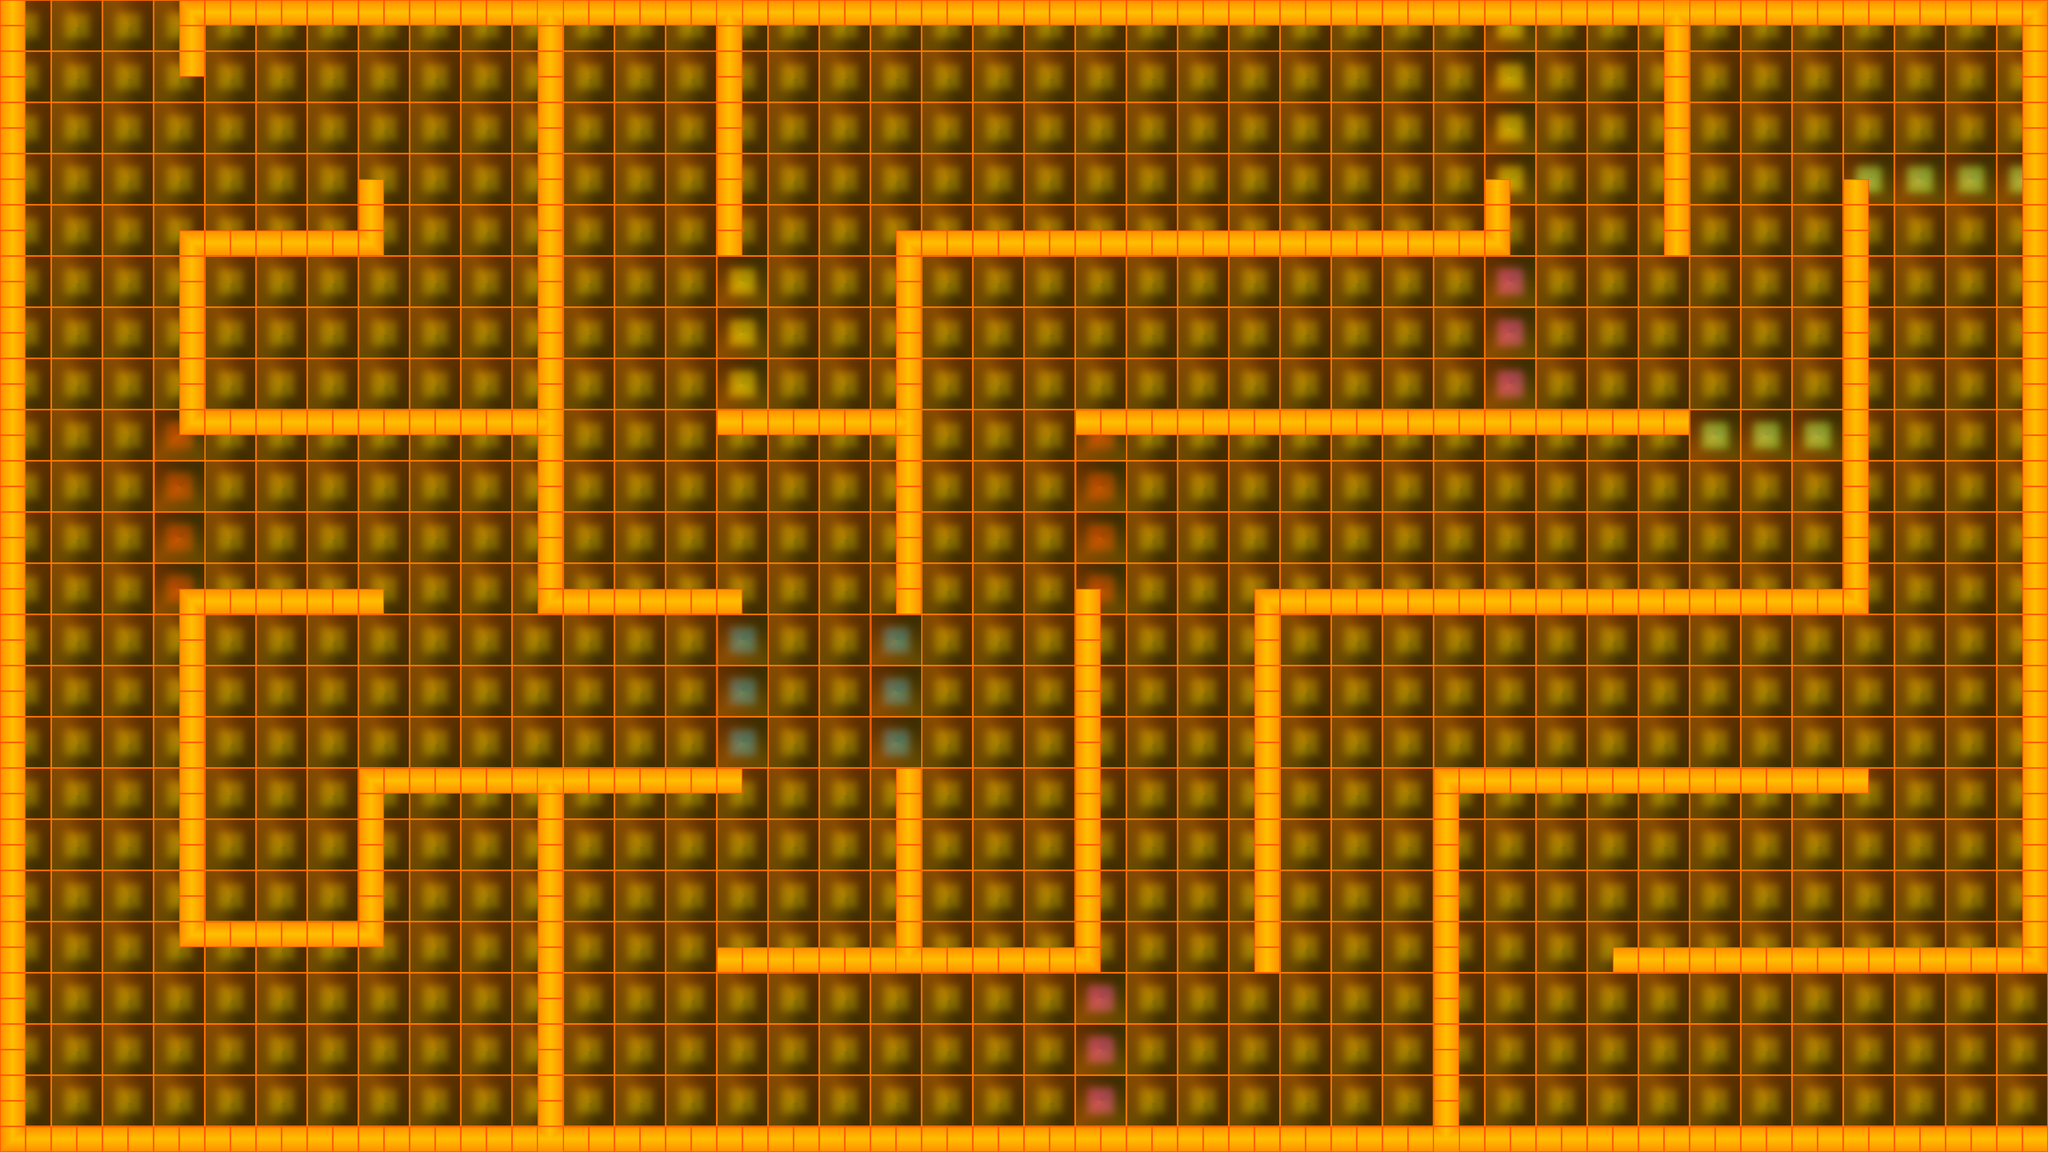

Tiled map render using the project's own tile images. Description and the map definition, with tile-layer contents summarised, below:
An orthogonal 80x45 tile map with 64x64 px tiles, 1 tile layer (background) and 63 objects (3x blue, 3x pink, 3x red, 3x green, 3x orange, ...).

<map version="1.0" orientation="orthogonal" renderorder="right-down" width="80" height="45" tilewidth="64" tileheight="64" nextobjectid="78">
 <tileset firstgid="1" name="oranges" tilewidth="64" tileheight="64">
  <image source="oranges.png" width="384" height="384" />
 </tileset>
 <layer name="background" width="80" height="45">
  <data>[3600 cells, 3600 non-empty, 33 distinct tile ids]</data>
 </layer>
 <objectgroup name="collisions">
  <object id="3" x="446.925" y="5.32907e-15" width="64.8114" height="194.419" />
  <object id="5" x="-6.57462" y="-6.57462" width="65.7462" height="2886.26" />
  <object id="7" x="446.925" y="571.992" width="64.2449" height="514.96" />
  <object id="9" x="507.395" y="1.14924" width="4602.24" height="59.1716" />
  <object id="10" x="512.395" y="572.567" width="447.074" height="72.3208" />
  <object id="11" x="894.298" y="448.649" width="65.7462" height="131.492" />
  <object id="12" x="493.671" y="1020.64" width="913.872" height="65.7462" />
  <object id="13" x="1343.8" y="59.1716" width="63.8867" height="1475.53" />
  <object id="14" x="1794.87" y="59.1716" width="65.7462" height="585.141" />
  <object id="15" x="3711.09" y="449.5" width="63.7508" height="190.843" />
  <object id="16" x="4158.16" y="59.1716" width="65.1359" height="577.13" />
  <object id="17" x="2239.95" y="578.567" width="63.1624" height="958.897" />
  <object id="18" x="2685.6" y="1475.29" width="65.7462" height="959.895" />
  <object id="19" x="3134.67" y="1471.29" width="65.7462" height="959.635" />
  <object id="20" x="4606.38" y="447.074" width="64.8992" height="1091.6" />
  <object id="21" x="447.074" y="1470.86" width="65.7462" height="897.226" />
  <object id="22" x="5049.46" y="53.597" width="65.7462" height="2373.44" />
  <object id="23" x="893.723" y="1918.79" width="66.2912" height="449.025" />
  <object id="24" x="1343.37" y="1982.54" width="65.2924" height="842.958" />
  <object id="25" x="2237.95" y="1919.51" width="64.4715" height="459.536" />
  <object id="26" x="1794.87" y="1026.22" width="453.649" height="65.7462" />
  <object id="27" x="2303.69" y="576.567" width="1408.37" height="64.1601" />
  <object id="28" x="2689.02" y="1019.07" width="1538.46" height="72.3208" />
  <object id="29" x="3200.56" y="1471.86" width="1408.74" height="66.9394" />
  <object id="30" x="511.472" y="1471.29" width="446.123" height="65.2924" />
  <object id="31" x="512.395" y="2302.69" width="381.328" height="65.2812" />
  <object id="32" x="959.779" y="1918.95" width="894.149" height="65.2924" />
  <object id="33" x="1407.54" y="1472.14" width="444.717" height="65.7462" />
  <object id="34" x="1794.87" y="2369.01" width="900.723" height="65.7462" />
  <object id="35" x="3585.74" y="1919.79" width="1091.39" height="72.3208" />
  <object id="36" x="3585.74" y="1988.83" width="72.3208" height="821.828" />
  <object id="37" x="4036.39" y="2364.86" width="1005.92" height="65.7462" />
  <object id="38" x="46.0224" y="2807.36" width="5069.03" height="72.3208" />
  <object id="40" name="dummy" x="4996.71" y="2445.76" width="118.343" height="355.03" />
  <object id="41" name="newlevel" x="63.0811" y="0.696861" width="391.989" height="125.867" />
 </objectgroup>
 <objectgroup name="hero">
  <object id="42" x="4868.18" y="2547.04" width="150" height="150" />
 </objectgroup>
 <objectgroup name="buttons">
  <object id="43" name="blue" x="2315.42" y="651.462" width="160" height="160" />
  <object id="44" name="pink" x="3988.24" y="72.3323" width="160" height="160" />
  <object id="45" name="red" x="1867.63" y="69.3323" width="160" height="160" />
  <object id="46" name="green" x="3216.56" y="1544.76" width="160" height="160" />
  <object id="47" name="orange" x="1422.69" y="2643.77" width="160" height="160" />
 </objectgroup>
 <objectgroup name="doors">
  <object id="48" name="red" x="443.765" y="1079.44" width="68.8847" height="396.89" />
  <object id="51" name="orange" x="1792.72" y="650.888" width="71.1916" height="375.955" />
  <object id="52" name="blue" x="1794.45" y="1543.61" width="61.6566" height="371.783" />
  <object id="53" name="blue" x="2240.89" y="1539.67" width="61.0026" height="366.324" />
  <object id="54" name="orange" x="3708.09" y="65.7462" width="68.2306" height="380.222" />
  <object id="55" name="green" x="4651.69" y="446.944" width="420.111" height="63.7544" />
  <object id="56" name="green" x="4240.78" y="1023.92" width="351.416" height="67.5776" />
  <object id="57" name="red" x="2689.02" y="1097.96" width="69.9986" height="383.86" />
  <object id="63" name="pink" x="3707.68" y="639.441" width="71.1386" height="379.756" />
  <object id="64" name="pink" x="2681.35" y="2444.92" width="74.7527" height="361.876" />
 </objectgroup>
 <objectgroup name="health" visible="0">
  <object id="59" x="2426.04" y="2143.33" width="170.94" height="170.94">
   <ellipse />
  </object>
  <object id="60" x="1512.16" y="98.6193" width="170.94" height="170.94">
   <ellipse />
  </object>
  <object id="61" x="4832.35" y="2123.6" width="170.94" height="170.94">
   <ellipse />
  </object>
  <object id="62" x="1065.09" y="2051.28" width="170.94" height="170.94">
   <ellipse />
  </object>
 </objectgroup>
 <objectgroup name="bunny">
  <object id="65" x="3517.56" y="227.827" width="170" height="170">
   <ellipse />
  </object>
  <object id="67" x="4734.51" y="132.743" width="170" height="170">
   <ellipse />
  </object>
  <object id="68" x="2007" y="1210.7" width="170" height="170">
   <ellipse />
  </object>
  <object id="69" x="1574.39" y="1631.31" width="170" height="170">
   <ellipse />
  </object>
  <object id="70" x="4378.51" y="1201.53" width="170" height="170">
   <ellipse />
  </object>
  <object id="71" x="668.614" y="367.407" width="170" height="170">
   <ellipse />
  </object>
  <object id="72" x="1028.32" y="735.177" width="170" height="170">
   <ellipse />
  </object>
  <object id="73" x="2476.24" y="2544.08" width="170" height="170">
   <ellipse />
  </object>
 </objectgroup>
</map>
